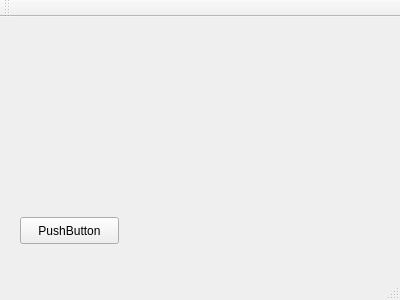
<?xml version="1.0" encoding="UTF-8"?>
<ui version="4.0">
 <class>MainWindow</class>
 <widget class="QMainWindow" name="MainWindow">
  <property name="geometry">
   <rect>
    <x>0</x>
    <y>0</y>
    <width>400</width>
    <height>300</height>
   </rect>
  </property>
  <property name="windowTitle">
   <string>MainWindow</string>
  </property>
  <widget class="QWidget" name="centralWidget">
   <widget class="QWidget" name="cocos_widget" native="true">
    <property name="geometry">
     <rect>
      <x>0</x>
      <y>0</y>
      <width>401</width>
      <height>191</height>
     </rect>
    </property>
   </widget>
   <widget class="QPushButton" name="pushButton">
    <property name="geometry">
     <rect>
      <x>20</x>
      <y>200</y>
      <width>99</width>
      <height>27</height>
     </rect>
    </property>
    <property name="text">
     <string>PushButton</string>
    </property>
   </widget>
  </widget>
  <widget class="QMenuBar" name="menuBar">
   <property name="geometry">
    <rect>
     <x>0</x>
     <y>0</y>
     <width>400</width>
     <height>25</height>
    </rect>
   </property>
  </widget>
  <widget class="QToolBar" name="mainToolBar">
   <attribute name="toolBarArea">
    <enum>TopToolBarArea</enum>
   </attribute>
   <attribute name="toolBarBreak">
    <bool>false</bool>
   </attribute>
  </widget>
  <widget class="QStatusBar" name="statusBar"/>
 </widget>
 <layoutdefault spacing="6" margin="11"/>
 <resources/>
 <connections/>
</ui>
